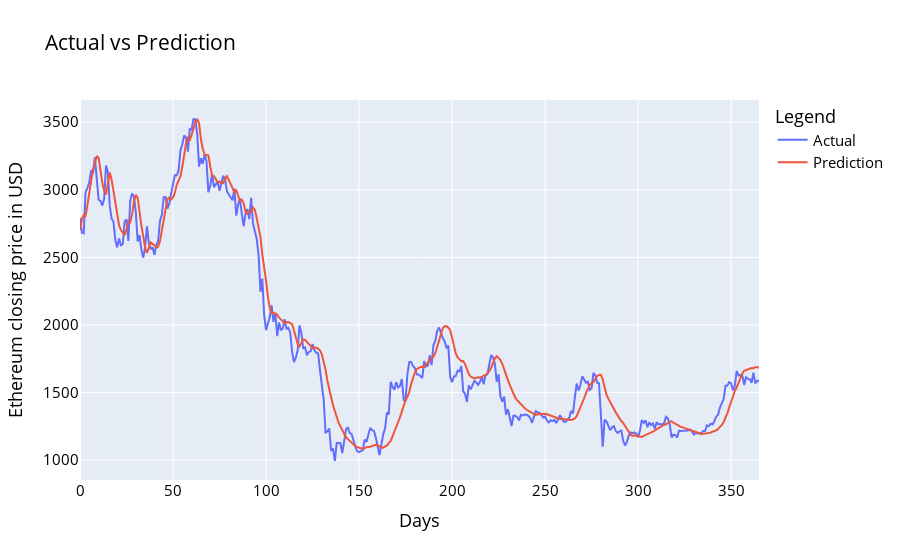

The code cell stored with this chart in its notebook:
### Code cell
df_plot = pd.DataFrame({ 'Actual': original_ytest.squeeze(), 'Prediction':prediction_bilstm.squeeze() })
import plotly.express as px
fig = px.line(df_plot, x=df_plot.index.values, y=df_plot.columns,
              title='custom tick labels')
fig.update_layout(title_text='Actual vs Prediction', 
                   font_size=15, font_color='black', legend_title_text='Legend')
fig.update_xaxes(title='Days')
fig.update_yaxes(title='Ethereum closing price in USD')
fig.show()

### Figure 1 — Plotly figure (JSON) as saved in the notebook; plotly's stock layout.template omitted (floating-point values rounded to 4 significant figures; data arrays with more than 128 entries replaced by an {"elided": "..."} marker saying what was removed)
{"data": [{"hovertemplate": "variable=Actual<br>x=%{x}<br>value=%{y}<extra></extra>", "legendgroup": "Actual", "line": {"color": "#636efa", "dash": "solid"}, "marker": {"symbol": "circle"}, "mode": "lines", "name": "Actual", "orientation": "v", "showlegend": true, "type": "scatter", "x": {"elided": "366 int values"}, "xaxis": "x", "y": {"elided": "366 float values"}, "yaxis": "y"}, {"hovertemplate": "variable=Prediction<br>x=%{x}<br>value=%{y}<extra></extra>", "legendgroup": "Prediction", "line": {"color": "#EF553B", "dash": "solid"}, "marker": {"symbol": "circle"}, "mode": "lines", "name": "Prediction", "orientation": "v", "showlegend": true, "type": "scatter", "x": {"elided": "366 int values"}, "xaxis": "x", "y": {"elided": "366 float values"}, "yaxis": "y"}], "layout": {"font": {"color": "black", "size": 15}, "legend": {"title": {"text": "Legend"}, "tracegroupgap": 0}, "title": {"text": "Actual vs Prediction"}, "xaxis": {"anchor": "y", "domain": [0, 1], "title": {"text": "Days"}}, "yaxis": {"anchor": "x", "domain": [0, 1], "title": {"text": "Ethereum closing price in USD"}}}}
